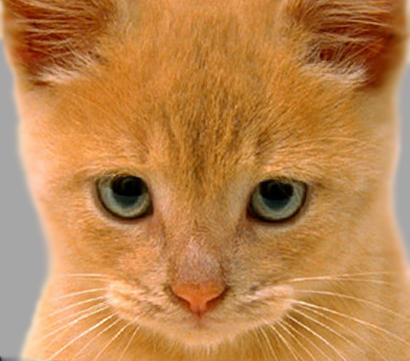
#> input picture data/cat.bmp, 410 x 361 px, found by its file name
$ python dataset.py
#> lines starting #> are read from the running program, lines starting #| are printed output that depends on the picture
import cv2
import numpy as np

def dct_matrix():
    dct_mat = np.zeros((8, 8))
    dct_mat = np.array([[5793, 5793, 5793, 5793, 5793, 5793, 5793, 5793],
                        [8035, 6811, 4551, 1598,-1598,-4551,-6811,-8035],
                        [7568, 3135,-3135,-7568,-7568,-3135, 3135, 7568],
                        [6811,-1598,-8035,-4551, 4551, 8035, 1598,-6811],
                        [5793,-5793,-5793, 5793, 5793,-5793,-5793, 5793],
                        [4551,-8035, 1598, 6811,-6811,-1598, 8035,-4551],
                        [3135,-7568, 7568,-3135,-3135, 7568,-7568, 3135],
                        [1598,-4551, 6811,-8035, 8035,-6811, 4551,-1598]])
    return dct_mat

def YCbCr_table(image):
    image_YCbCr = np.zeros_like(image).astype(int)
    R = image[:,:,2].astype(int)
    G = image[:,:,1].astype(int)
    B = image[:,:,0].astype(int)

    Y  = R*66  + G*129 + B*25 + 4096
    Cb = B*112 - R*38  - G*74 + 32768
    Cr = R*112 - G*94  - B*18 + 32768

    image_YCbCr[:,:,0] = np.floor(Y/256 + 0.5)
    image_YCbCr[:,:,1] = np.floor(Cb/256 + 0.5)
    image_YCbCr[:,:,2] = np.floor(Cr/256 + 0.5)

    return image_YCbCr.astype(np.uint8)

def DCT(block):
    dct_matrix_8x8 = dct_matrix()
    block = block - 128
    block_dct_1 = block @ dct_matrix_8x8.T
    block_dct_rounded_1 = np.floor(block_dct_1/16384 + 0.5)
    block_dct_2 = dct_matrix_8x8 @ block_dct_rounded_1
    block_dct_rounded_2 = np.floor(block_dct_2/16384 + 0.5)

    return block_dct_rounded_2

def DCT_matrix_ver(image_YCbCr):
    image_height, image_width, image_channels = image_YCbCr.shape
    dct_image = np.zeros_like(image_YCbCr).astype(int)

    for i in range(0, image_height, 8):
        for j in range(0, image_width, 8):
            for ch in range(image_channels):
                block = image_YCbCr[i:i+8, j:j+8, ch].astype(int)
                dct_image[i:i+8, j:j+8, ch] = np.floor(DCT(block) + 0.5)

    return dct_image

def get_RGB_dataset(image, mode):
    image_height, image_width, _ = image.shape
    output_file_path = './dataset/SRAM_RGB.dat'
    with open(output_file_path, 'w') as file:
        for i in range(0, image_height, 8):
            for j in range(0, image_width, 8):
                block_B = image[i:i+8, j:j+8, 0]
                block_G = image[i:i+8, j:j+8, 1]
                block_R = image[i:i+8, j:j+8, 2]
                for row_R in block_R:
                    for value_R in row_R:
                        if (mode == 3):
                            file.write(f'{bin(value_R)[2:].zfill(8)} ')
                        elif (mode == 2):
                            file.write(f'{bin(value_R)[2:]} ')
                        elif (mode == 1):
                            file.write(f'{bin(value_R)[2:].zfill(8)}')
                        else:
                            file.write(f'{value_R} ')
                file.write('\n')
                for row_G in block_G:
                    for value_G in row_G:
                        if (mode == 3):
                            file.write(f'{bin(value_G)[2:].zfill(8)} ')
                        elif (mode == 2):
                            file.write(f'{bin(value_G)[2:]} ')
                        elif (mode == 1):
                            file.write(f'{bin(value_G)[2:].zfill(8)}')
                        else:
                            file.write(f'{value_G} ')
                file.write('\n')
                for row_B in block_B:
                    for value_B in row_B:
                        if (mode == 3):
                            file.write(f'{bin(value_B)[2:].zfill(8)} ')
                        elif (mode == 2):
                            file.write(f'{bin(value_B)[2:]} ')
                        elif (mode == 1):
                            file.write(f'{bin(value_B)[2:].zfill(8)}')
                        else:
                            file.write(f'{value_B} ')
                file.write('\n')

def get_YCbCr_datset(image, mode):
    image_height, image_width, _ = image.shape
    output_file_path = './dataset/SRAM_YCbCr.dat'
    with open(output_file_path, 'w') as file:
        for i in range(0, image_height, 8):
            for j in range(0, image_width, 8):
                block_Y = image[i:i+8, j:j+8, 0]
                block_Cb = image[i:i+8, j:j+8, 1]
                block_Cr = image[i:i+8, j:j+8, 2]
                for row_Y in block_Y:
                    for value_Y in row_Y:
                        if (mode == 3):
                            file.write(f'{bin(value_Y)[2:].zfill(8)} ')
                        elif (mode == 2):
                            file.write(f'{bin(value_Y)[2:]} ')
                        elif (mode == 1):
                            file.write(f'{bin(value_Y)[2:].zfill(8)}')
                        else:
                            file.write(f'{value_Y} ')
                file.write('\n')
                for row_Cb in block_Cb:
                    for value_Cb in row_Cb:
                        if (mode == 3):
                            file.write(f'{bin(value_Cb)[2:].zfill(8)} ')
                        elif (mode == 2):
                            file.write(f'{bin(value_Cb)[2:]} ')
                        elif (mode == 1):
                            file.write(f'{bin(value_Cb)[2:].zfill(8)}')
                        else:
                            file.write(f'{value_Cb} ')
                file.write('\n')
                for row_Cr in block_Cr:
                    for value_Cr in row_Cr:
                        if (mode == 3):
                            file.write(f'{bin(value_Cr)[2:].zfill(8)} ')
                        elif (mode == 2):
                            file.write(f'{bin(value_Cr)[2:]} ')
                        elif (mode == 1):
                            file.write(f'{bin(value_Cr)[2:].zfill(8)}')
                        else:
                            file.write(f'{value_Cr} ')
                file.write('\n')

def get_DCT_datset(image, mode):
    image_height, image_width, _ = image.shape
    output_file_path = './dataset/SRAM_DCT.dat'
    with open(output_file_path, 'w') as file:
        for i in range(0, image_height, 8):
            for j in range(0, image_width, 8):
                block_Y = image[i:i+8, j:j+8, 0]
                block_Cb = image[i:i+8, j:j+8, 1]
                block_Cr = image[i:i+8, j:j+8, 2]
                for row_Y in block_Y:
                    for value_Y in row_Y:
                        if (mode == 3):
                            file.write(f'{bin(value_Y & int("1"*11, 2))[2:].zfill(11)} ')
                        elif (mode == 2):
                            file.write(f'{bin(value_Y & int("1"*11, 2))[2:]} ')
                        elif (mode == 1):
                            file.write(f'{bin(value_Y & int("1"*11, 2))[2:].zfill(11)}')
                        else:
                            file.write(f'{value_Y} ')
                file.write('\n')
                for row_Cb in block_Cb:
                    for value_Cb in row_Cb:
                        if (mode == 3):
                            file.write(f'{bin(value_Cb & int("1"*11, 2))[2:].zfill(11)} ')
                        elif (mode == 2):
                            file.write(f'{bin(value_Cb & int("1"*11, 2))[2:]} ')
                        elif (mode == 1):
                            file.write(f'{bin(value_Cb & int("1"*11, 2))[2:].zfill(11)}')
                        else:
                            file.write(f'{value_Cb} ')
                file.write('\n')
                for row_Cr in block_Cr:
                    for value_Cr in row_Cr:
                        if (mode == 3):
                            file.write(f'{bin(value_Cr & int("1"*11, 2))[2:].zfill(11)} ')
                        elif (mode == 2):
                            file.write(f'{bin(value_Cr & int("1"*11, 2))[2:]} ')
                        elif (mode == 1):
                            file.write(f'{bin(value_Cr & int("1"*11, 2))[2:].zfill(11)}')
                        else:
                            file.write(f'{value_Cr} ')
                file.write('\n')

def get_RGB_golden_forcheck(image):
    c = 0
    a = 0
    B_channel_values = image[:, :, 0] # B
    G_channel_values = image[:, :, 1] # G
    R_channel_values = image[:, :, 2] # R
    output_file_path = './dataset/R_channel_values.txt'
    with open(output_file_path, 'w') as file:
        for row in R_channel_values:
            for value in row:
                c = c + 1
                file.write(str(value).rjust(4) + ' ')
                if (c == 8):
                    file.write('||')
                    c = 0
            file.write('\n')
            a = a+1
            if (a == 8):
                file.write('-'*1024)
                file.write('\n')
                a = 0


    output_file_path = './dataset/G_channel_values.txt'
    with open(output_file_path, 'w') as file:
        for row in G_channel_values:
            for value in row:
                c = c + 1
                file.write(str(value).rjust(4) + ' ')
                if (c == 8):
                    file.write('||')
                    c = 0
            file.write('\n')
            a = a+1
            if (a == 8):
                file.write('-'*1024)
                file.write('\n')
                a = 0


    output_file_path = './dataset/B_channel_values.txt'
    with open(output_file_path, 'w') as file:
        for row in B_channel_values:
            for value in row:
                c = c + 1
                file.write(str(value).rjust(4) + ' ')
                if (c == 8):
                    file.write('||')
                    c = 0
            file.write('\n')
            a = a+1
            if (a == 8):
                file.write('-'*1024)
                file.write('\n')
                a = 0

def get_YCbCr_golden_forcheck(image):
    c = 0
    a = 0
    Y_channel_values = image[:, :, 0] # Y
    Cb_channel_values = image[:, :, 1] # Cb
    Cr_channel_values = image[:, :, 2] # Cr
    output_file_path = './dataset/Y_channel_values.txt'
    with open(output_file_path, 'w') as file:
        for row in Y_channel_values:
            for value in row:
                c = c + 1
                file.write(str(value).rjust(4) + ' ')
                if (c == 8):
                    file.write('||')
                    c = 0
            file.write('\n')
            a = a+1
            if (a == 8):
                file.write('-'*1024)
                file.write('\n')
                a = 0


    output_file_path = './dataset/Cb_channel_values.txt'
    with open(output_file_path, 'w') as file:
        for row in Cb_channel_values:
            for value in row:
                c = c + 1
                file.write(str(value).rjust(4) + ' ')
                if (c == 8):
                    file.write('||')
                    c = 0
            file.write('\n')
            a = a+1
            if (a == 8):
                file.write('-'*1024)
                file.write('\n')
                a = 0


    output_file_path = './dataset/Cr_channel_values.txt'
    with open(output_file_path, 'w') as file:
        for row in Cr_channel_values:
            for value in row:
                c = c + 1
                file.write(str(value).rjust(4) + ' ')
                if (c == 8):
                    file.write('||')
                    c = 0
            file.write('\n')
            a = a+1
            if (a == 8):
                file.write('-'*1024)
                file.write('\n')
                a = 0

def get_DCT_golden_forcheck(image):
    c = 0
    a = 0
    Y_channel_values = image[:, :, 0]  # Y
    Cb_channel_values = image[:, :, 1] # Cb
    Cr_channel_values = image[:, :, 2] # Cr
    output_file_path = './dataset/DCT_channel_Y_values.txt'
    with open(output_file_path, 'w') as file:
        for row in Y_channel_values:
            for value in row:
                c = c + 1
                file.write(str(value).rjust(4) + ' ')
                if (c == 8):
                    file.write('||')
                    c = 0
            file.write('\n')
            a = a+1
            if (a == 8):
                file.write('-'*1024)
                file.write('\n')
                a = 0


    output_file_path = './dataset/DCT_channel_Cb_values.txt'
    with open(output_file_path, 'w') as file:
        for row in Cb_channel_values:
            for value in row:
                c = c + 1
                file.write(str(value).rjust(4) + ' ')
                if (c == 8):
                    file.write('||')
                    c = 0
            file.write('\n')
            a = a+1
            if (a == 8):
                file.write('-'*1024)
                file.write('\n')
                a = 0


    output_file_path = './dataset/DCT_channel_Cr_values.txt'
    with open(output_file_path, 'w') as file:
        for row in Cr_channel_values:
            for value in row:
                c = c + 1
                file.write(str(value).rjust(4) + ' ')
                if (c == 8):
                    file.write('||')
                    c = 0
            file.write('\n')
            a = a+1
            if (a == 8):
                file.write('-'*1024)
                file.write('\n')
                a = 0

def checkvalue(file_path, addr):
    with open(file_path, 'r') as file:
        lines = file.readlines()
        value = lines[addr]
        print(file_path +' in addr.'+ str(addr))
        print(value)

def checkblock(addr):
    with open('dataset/SRAM_DCT.dat', 'r') as file:
        lines = file.readlines()
        value = lines[addr]
        a = value.split(' ')
    with open('dataset/SRAM_YCbCr.dat', 'r') as file:
        lines = file.readlines()
        value = lines[addr]
        b = value.split(' ')
    with open('dataset/SRAM_RGB.dat', 'r') as file:
        lines = file.readlines()
        value = lines[addr]
        c = value.split(' ')
    with open('block_check.txt', 'w') as file:
        file.write(f'SRAM_addr_'+ str(addr) + ':\n')
        if (addr % 3 == 0):
            file.write(f'R_blcok_addr_'+ str(addr//3) + ':\n')
        elif (addr % 3 == 1):
            file.write(f'G_blcok_addr_'+ str(addr//3) + ':\n')
        else:
            file.write(f'B_blcok_addr_'+ str(addr//3) + ':\n')
        for i in range(8):
            for j in range(8):
                file.write(f'{c[i*8 + j].rjust(4)} ')
            file.write('\n')
        if (addr % 3 == 0):
            file.write(f'Y_blcok_addr_'+ str(addr//3) + ':\n')
        elif (addr % 3 == 1):
            file.write(f'Cb_blcok_addr_'+ str(addr//3) + ':\n')
        else:
            file.write(f'Cr_blcok_addr_'+ str(addr//3) + ':\n')
        for i in range(8):
            for j in range(8):
                file.write(f'{b[i*8 + j].rjust(4)} ')
            file.write('\n')
        if (addr % 3 == 0):
            file.write(f'DCT_Y_blcok_addr_'+ str(addr//3) + ':\n')
        elif (addr % 3 == 1):
            file.write(f'DCT_Cb_blcok_addr_'+ str(addr//3) + ':\n')
        else:
            file.write(f'DCT_Cr_blcok_addr_'+ str(addr//3) + ':\n')
        for i in range(8):
            for j in range(8):
                file.write(f'{a[i*8 + j].rjust(4)} ')
            file.write('\n')


# [4 lines of commented-out code are left out]
image = cv2.resize(cv2.imread('../data/cat.bmp'), (256, 144))
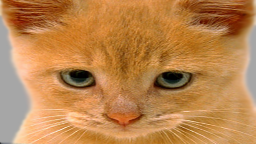
#> image: shape (144, 256, 3); mean B, G, R 77, 132.4, 188.1
get_RGB_golden_forcheck(image)
#> in get_RGB_golden_forcheck, `R_channel_values = image[:, :, 2]`:
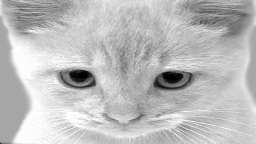
#> R_channel_values: shape (144, 256); min 0, max 255, mean 188.1
#> the loop in get_RGB_golden_forcheck, `for row in R_channel_values:` made 144 passes
#> after the loop in get_RGB_golden_forcheck, `for row in R_channel_values:`: a = 0
#> the loop in get_RGB_golden_forcheck, `for row in G_channel_values:` made 144 passes
#> the loop in get_RGB_golden_forcheck, `for row in B_channel_values:` made 144 passes
get_RGB_dataset(image, mode = 0)
file_path = './dataset/SRAM_RGB.dat'
checkvalue(file_path, addr = 0)


image_YCbCr = YCbCr_table(image)
#> in YCbCr_table, `Cb = B*112 - R*38  - G*74 + 32768`:
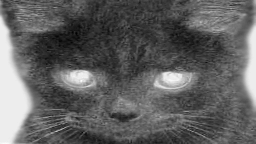
#> Cb: shape (144, 256) int64; min 18714, max 33820, mean 24442.3; drawn with min black and max white
#> in YCbCr_table, `image_YCbCr[:,:,2] = np.floor(Cr/256 + 0.5)`:
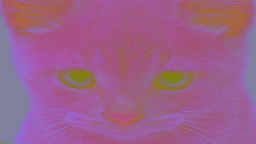
#> image_YCbCr: shape (144, 256, 3) int64; mean of channels 0, 1, 2 138.8, 95.5, 156.3; drawn as B, G, R
get_YCbCr_golden_forcheck(image_YCbCr)
#> the loop in get_YCbCr_golden_forcheck, `for row in Y_channel_values:` made 144 passes
#> the loop in get_YCbCr_golden_forcheck, `for row in Cb_channel_values:` made 144 passes
#> the loop in get_YCbCr_golden_forcheck, `for row in Cr_channel_values:` made 144 passes
get_YCbCr_datset(image_YCbCr, mode = 0)
file_path = './dataset/SRAM_YCbCr.dat'
checkvalue(file_path, addr = 0)

DCT_image = DCT_matrix_ver(image_YCbCr)
#> after the loop in DCT_matrix_ver, `for i in range(0, image_height, 8):`:
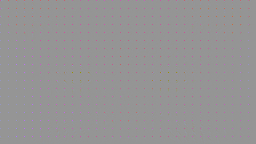
#> dct_image: shape (144, 256, 3) int64; mean B, G, R 1.4, -4, 3.5; drawn with min black and max white
get_DCT_golden_forcheck(DCT_image)
#> in get_DCT_golden_forcheck, `Cb_channel_values = image[:, :, 1]`:
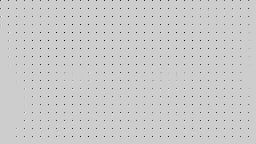
#> Cb_channel_values: shape (144, 256) int64; min -397, max 96, mean -4; drawn with min black and max white
#> in get_DCT_golden_forcheck, `Cr_channel_values = image[:, :, 2]`:
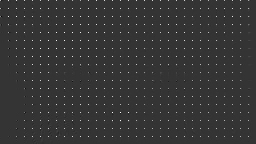
#> Cr_channel_values: shape (144, 256) int64; min -92, max 356, mean 3.5; drawn with min black and max white
#> the loop in get_DCT_golden_forcheck, `for row in Y_channel_values:` made 144 passes
#> the loop in get_DCT_golden_forcheck, `for row in Cb_channel_values:` made 144 passes
#> the loop in get_DCT_golden_forcheck, `for row in Cr_channel_values:` made 144 passes
get_DCT_datset(DCT_image, mode = 0)
file_path = './dataset/SRAM_DCT.dat'
checkvalue(file_path, addr = 0)
#   0
#  96
# 192
checkblock(192)
#> (reads test/dataset/SRAM_DCT.dat from the repository)
#> (reads test/dataset/SRAM_YCbCr.dat from the repository)
#> (the run stopped early here; a loop or call above may not have finished)
